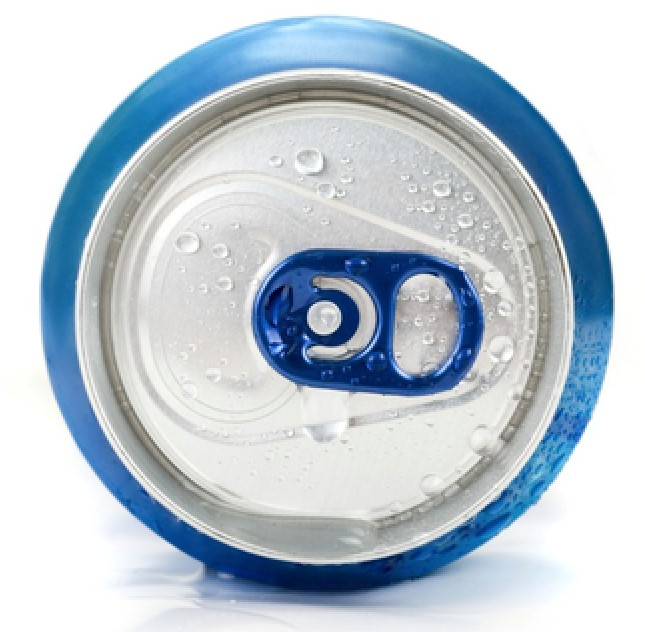
#> input picture circle.jpg, 645 x 632 px
$ jupyter execute 'Cataract Detection.ipynb'
#> lines starting #> are read from the running program, lines starting #| are printed output that depends on the picture; after the words box and inside, x2 and y2 are one past the last pixel; in counts of white or black regions, pixels touching at a corner belong together
[cell 1]
import cv2
import numpy as np

[cell 2]
img = cv2.imread('circle.jpg', 0)
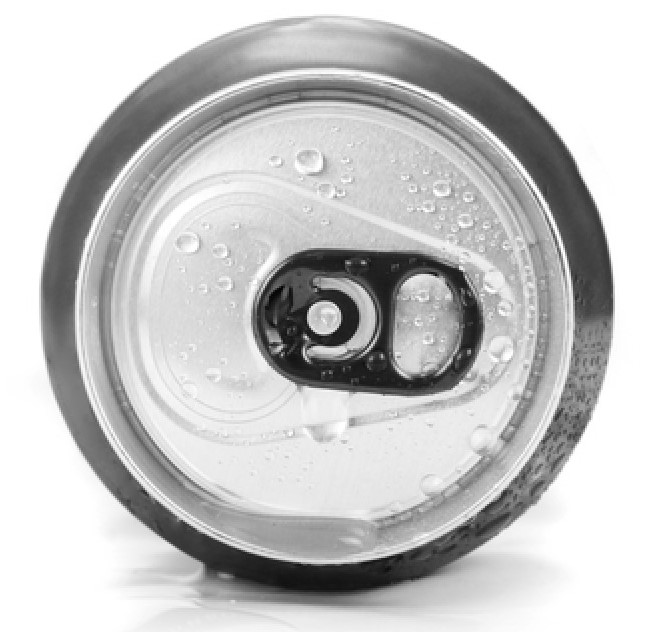
#> img: shape (632, 645); min 0, max 255, mean 196.3
cv2.imshow('image', img)
cv2.waitKey()
cv2.destroyAllWindows()

[cell 3]
#Histogram equalization

from matplotlib import pyplot as plt
img = cv2.imread('cataract.jpg',0)
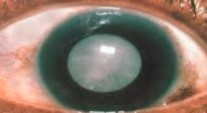
#> input picture cataract.jpg, 207 x 113 px
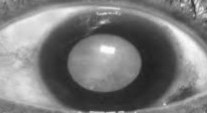
#> img: shape (113, 207); min 31, max 254, mean 123.8
hist,bins = np.histogram(img.flatten(),256,[0,256])
#> hist = 256 values, max 317 at index 45, min 0 at index 0, mean 91.37; bins = 257 values from 0 to 256
cdf = hist.cumsum()
#> cdf = 256 values from 0 to 23391
cdf_normalized = cdf * hist.max()/ cdf.max()
#> cdf_normalized = 256 values from 0 to 317
plt.plot(cdf_normalized, color = 'b')
plt.hist(img.flatten(),256,[0,256], color = 'r')
plt.xlim([0,256])
plt.legend(('cdf','histogram'), loc = 'upper left')
plt.show()
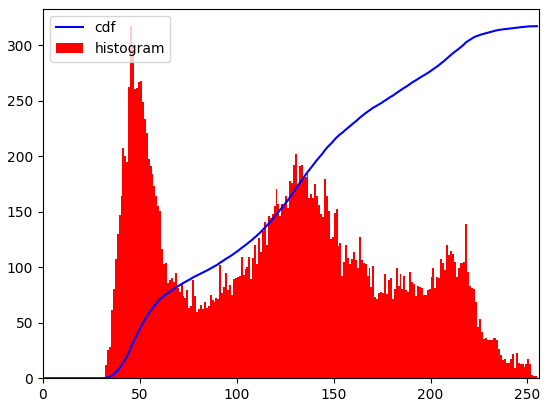
#> figure drawn by matplotlib, 1 panel; tallest bar 317 high, from x = 45 to 46; curve peaks at x = 254, y = 317

img = cv2.imread('cataract.jpg',0)
equ = cv2.equalizeHist(img)
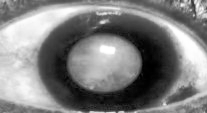
#> equ: shape (113, 207); min 0, max 255, mean 128.2
res = np.hstack((img,equ))
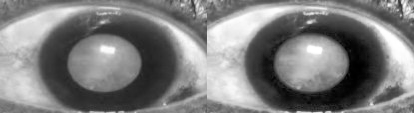
#> res: shape (113, 414); min 0, max 255, mean 126
img1=img
img=equ
hist,bins = np.histogram(img.flatten(),256,[0,256])
#> hist = 256 values, max 317 at index 21, min 0 at index 4, mean 91.37
cdf = hist.cumsum()
#> cdf = 256 values from 38 to 23391
cdf_normalized = cdf * hist.max()/ cdf.max()
#> cdf_normalized = 256 values from 0.515 to 317
plt.plot(cdf_normalized, color = 'b')
plt.hist(img.flatten(),256,[0,256], color = 'r')
plt.xlim([0,256])
plt.legend(('cdf','histogram'), loc = 'upper left')
plt.show()
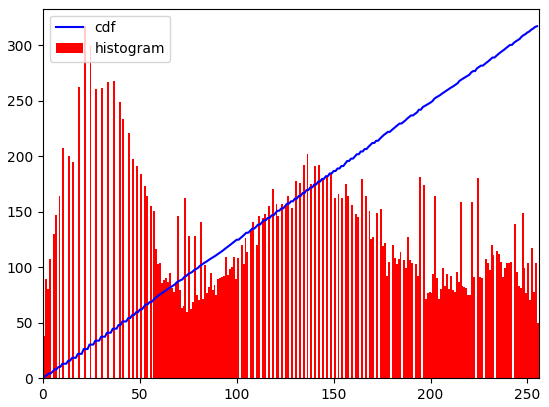
#> figure drawn by matplotlib, 1 panel; tallest bar 317 high, from x = 21 to 22; curve peaks at x = 255, y = 317
cv2.imshow('result',equ)
cv2.imshow('Original',img1)
cv2.waitKey(0)
cv2.destroyAllWindows()

[cell 4]
gauss1 = cv2.GaussianBlur(equ,(9,9),0.5)
cv2.imshow('result',equ)
cv2.imshow('Original',img1)
cv2.imshow('gauss1', gauss1)

cv2.waitKey()
cv2.destroyAllWindows()

[cell 5]
gauss1=equ
img=gauss1
circles = cv2.HoughCircles(img,cv2.HOUGH_GRADIENT,1,20, param1=50,param2=30,minRadius=0,maxRadius=0)
#> circles = 20 rows, first 8: [138.5, 54.5, 54.9], [114.5, 60.5, 46.7], [49.5, 55.5, 49.4], [58.5, 74.5, 36.9], [156.5, 73.5, 36.4], [36.5, 36.5, 36.3], [176.5, 60.5, 28], [138.5, 84.5, 27.5]

[cell 6]
arr=circles
#> arr has the same summary as circles
arr
arr=arr[0]
arr=arr[np.argsort(arr[:, 2])]
#> arr = 20 rows, first 8: [106.5, 88.5, 11], [77.5, 48.5, 12.2], [83.5, 95.5, 13], [14.5, 70.5, 15.2], [54.5, 94.5, 16.9], [94.5, 67.5, 17.2], [18.5, 26.5, 17.4], [148.5, 29.5, 21.6]
arr[len(arr)-1]
arr
#> Out has the same summary as arr

[cell 7]
cimg=img
i=arr[len(arr)-1]
#> i = [138.5, 54.5, 54.9]
for i in range(len(arr)-1,len(arr)-2,-1):
    cv2.circle(cimg,(arr[i][0],arr[i][1]),arr[i][2],(0,255,0),2)
#> this loop made 1 pass
#> i on pass 1: 19
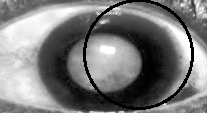
#> cimg: shape (113, 207); 4.31% of pixels changed, all inside (x1, y1, x2, y2) = (83, 0, 194, 110)
    #cv2.circle(cimg,(i[0],i[1]),2,(0,0,255),3)
